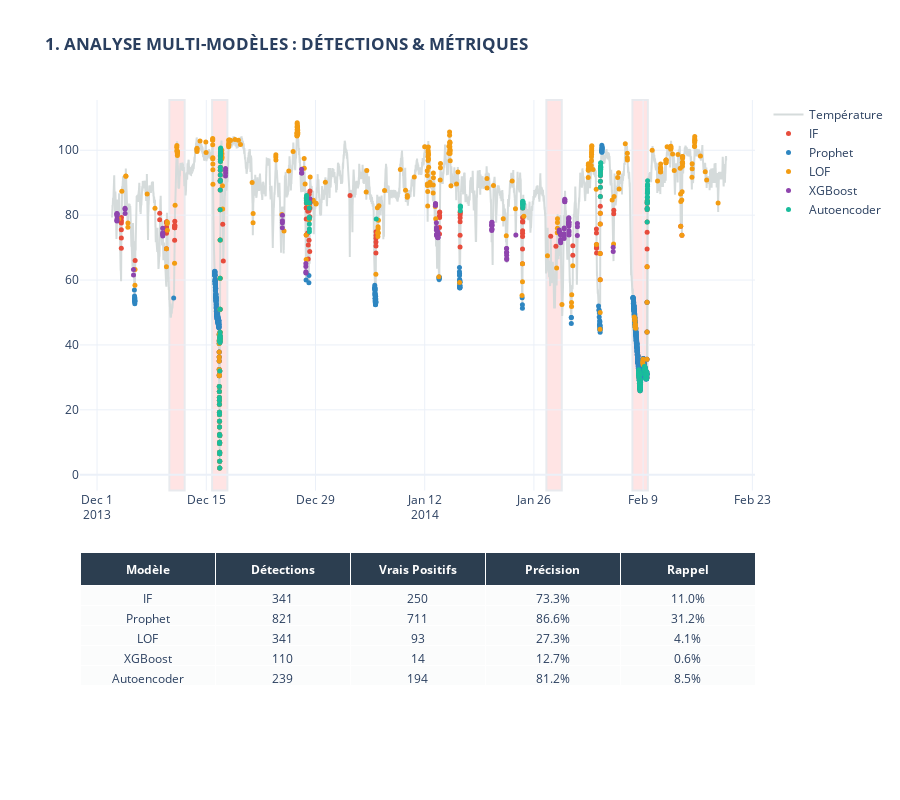
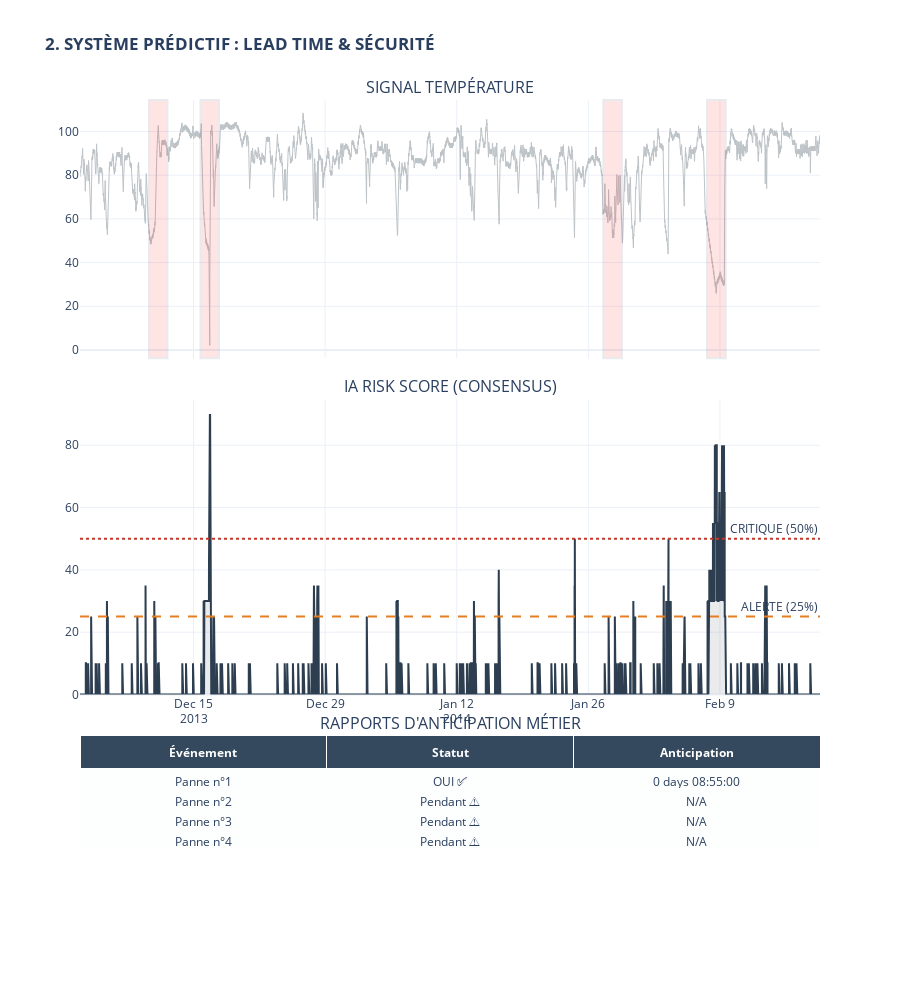

The notebook cell saved with these charts, in order:
### Code cell
import pandas as pd
import numpy as np
import plotly.graph_objects as go
from plotly.subplots import make_subplots
from sklearn.preprocessing import StandardScaler
from sklearn.ensemble import IsolationForest
from sklearn.neighbors import LocalOutlierFactor
from prophet import Prophet
import xgboost as xgb
import matplotlib.pyplot as plt
from matplotlib_venn import venn3
from datetime import timedelta
import warnings

# --- SÉCURITÉ TENSORFLOW ---
# Vérifie si TensorFlow est installé pour entraîner un autoencoder.
# HAS_TF permet d’activer ou désactiver cette partie du code

HAS_TF = False
try:
    from tensorflow.keras.models import Sequential
    from tensorflow.keras.layers import Dense, Input
    HAS_TF = True
except:
    pass

warnings.filterwarnings('ignore')


# 1️⃣ PRÉPARATION DES DONNÉES

url = "https://raw.githubusercontent.com/numenta/NAB/master/data/realKnownCause/machine_temperature_system_failure.csv"
df = pd.read_csv(url, parse_dates=["timestamp"]).sort_values("timestamp").reset_index(drop=True)

ground_truth = [
    ("2013-12-10 06:25:00", "2013-12-12 05:35:00"), # Arrêt programmé
    ("2013-12-15 17:50:00", "2013-12-17 17:00:00"), # Panne capteur
    ("2014-01-27 14:15:00", "2014-01-29 13:45:00"), # Anomalie subtile
    ("2014-02-07 14:55:00", "2014-02-09 14:40:00")  # Panne critique
]

# Crée une colonne is_real_anomaly = 1 si la période est une anomalie connue, sinon 0.
# Sert de référence pour calculer précision et rappel des modèles.

df['is_real_anomaly'] = 0
for start, end in ground_truth:
    df.loc[(df['timestamp'] >= start) & (df['timestamp'] <= end), 'is_real_anomaly'] = 1

# Feature engeneering :
# hour → heure de la journée
# roll_mean → moyenne mobile sur 12 points
# roll_std → écart-type mobile sur 12 points
# temp_velocity → vitesse de variation de la température
# df_clean → supprime les lignes avec NaN
# Ces features permettent aux modèles d’avoir plus d’information sur le comportement temporel.

df["hour"] = df["timestamp"].dt.hour
df["roll_mean"] = df["value"].rolling(12).mean()
df["roll_std"] = df["value"].rolling(12).std()
df["temp_velocity"] = df["value"].diff().fillna(0)
df_clean = df.dropna().copy().reset_index(drop=True)



# 2️⃣ MODÉLISATION

scaler = StandardScaler()
features = ["value", "roll_mean", "roll_std", "temp_velocity", "hour"]
X_scaled = scaler.fit_transform(df_clean[features])
contam = 0.015

# Permet de lisser les anomalies sur plusieurs points
# Si une anomalie apparaît au moins window fois consécutives, on la considère persistante.

def apply_persistence(series, window=6):
    return (series.rolling(window=window).sum() >= window).astype(int)

# Isolation Forest, LOF & Prophet
# Détection d’anomalies non supervisée :
# IF → isole les points “étranges” dans les données
# LOF → compare densité locale pour identifier les points isolés
# Prophet est un modèle saisonnier pour séries temporelles.
# Ici, une anomalie est en dehors de l’intervalle de confiance (yhat_lower, yhat_upper).

df_clean["IF_anomaly"] = (IsolationForest(contamination=contam, random_state=42).fit_predict(X_scaled) == -1).astype(int)
df_clean["LOF_anomaly"] = (LocalOutlierFactor(n_neighbors=30, contamination=contam).fit_predict(X_scaled) == -1).astype(int)
m = Prophet(interval_width=0.98, daily_seasonality=True, weekly_seasonality=True).fit(df_clean[["timestamp","value"]].rename(columns={"timestamp":"ds","value":"y"}))
fc = m.predict(df_clean[["timestamp","value"]].rename(columns={"timestamp":"ds","value":"y"}))
df_clean["Prophet_anomaly"] = ((df_clean["value"] > fc["yhat_upper"].values) | (df_clean["value"] < fc["yhat_lower"].values)).astype(int)

# XGBoost
# XGBoost prédit la valeur normale.
# Si l’erreur prédiction > seuil (basé sur percentile), c’est une anomalie.
# On applique persistence pour lisser les détections.

reg = xgb.XGBRegressor(n_estimators=100).fit(df_clean[["roll_mean", "roll_std", "temp_velocity", "hour"]], df_clean["value"])
xgb_err = np.abs(df_clean["value"] - reg.predict(df_clean[["roll_mean", "roll_std", "temp_velocity", "hour"]])).rolling(12).mean().fillna(0)
df_clean["XGBoost_anomaly"] = apply_persistence((xgb_err > np.percentile(xgb_err, 100*(1-contam))).astype(int))

# Autoencoder (Deep Learning)
# Autoencoder reconstruit les features normales.
# Erreur de reconstruction élevée → anomalie.
# Lissage via rolling et persistence.

df_clean["AE_anomaly"] = 0
if HAS_TF:
    ae = Sequential([Input(shape=(len(features),)), Dense(16, activation='relu'), Dense(8, activation='relu'), Dense(16, activation='relu'), Dense(len(features), activation='linear')])
    ae.compile(optimizer='adam', loss='mse')
    ae.fit(X_scaled[df_clean['is_real_anomaly']==0], X_scaled[df_clean['is_real_anomaly']==0], epochs=20, verbose=0)
    ae_mse = np.mean(np.power(X_scaled - ae.predict(X_scaled), 2), axis=1)
    ae_smooth = pd.Series(ae_mse).rolling(12).mean().fillna(0).values
    df_clean["AE_anomaly"] = apply_persistence(pd.Series((ae_smooth > np.percentile(ae_smooth, 100*(1-contam))).astype(int)))

# IA Risk Score consolidé
# Combine les détections pour créer un score unique de risque
# Poids différents selon la fiabilité du modèle.

w = {'Prophet': 0.30, 'IF': 0.25, 'AE': 0.25, 'XGB': 0.10, 'LOF': 0.10} if HAS_TF else {'Prophet': 0.35, 'IF': 0.30, 'XGB': 0.20, 'LOF': 0.15}
df_clean['risk_score'] = (
    df_clean['Prophet_anomaly']*w.get('Prophet',0) + 
    df_clean['IF_anomaly']*w.get('IF',0) + 
    df_clean['XGBoost_anomaly']*w.get('XGB',0) + 
    df_clean['AE_anomaly']*w.get('AE',0) +
    df_clean['LOF_anomaly']*w.get('LOF',0)
) * 100


# =================================================================
# 3️⃣ VISUEL 1 : MONITORING INTEGRÉ & TABLEAU COMPLET (ACC + REC)
# =================================================================
fig1 = make_subplots(rows=2, cols=1, specs=[[{"type": "scatter"}], [{"type": "table"}]], row_heights=[0.7, 0.3], vertical_spacing=0.1)

fig1.add_trace(go.Scatter(x=df_clean['timestamp'], y=df_clean['value'], name='Température', line=dict(color='#D5DBDB')), row=1, col=1)
for start, end in ground_truth:
    fig1.add_vrect(x0=start, x1=end, fillcolor="red", opacity=0.1, layer="below", row=1, col=1)

# Couleurs et points pour CHAQUE modèle (incluant AE et LOF)
colors = {'IF_anomaly': '#E74C3C', 'Prophet_anomaly': '#2E86C1', 'XGBoost_anomaly': '#8E44AD', 'LOF_anomaly': '#F39C12', 'AE_anomaly': '#1ABC9C'}
models_list = [('IF', 'IF_anomaly'), ('Prophet', 'Prophet_anomaly'), ('LOF', 'LOF_anomaly'), ('XGBoost', 'XGBoost_anomaly')]
if HAS_TF: models_list.append(('Autoencoder', 'AE_anomaly'))

for name, col in models_list:
    m_df = df_clean[df_clean[col]==1]
    fig1.add_trace(go.Scatter(x=m_df['timestamp'], y=m_df['value'], mode='markers', name=name, marker=dict(color=colors[col], size=5)), row=1, col=1)

# Statistiques détaillées (Précision & Rappel)
actual_anomalies_count = df_clean['is_real_anomaly'].sum()
metrics = []
for name, col in models_list:
    tdet = df_clean[col].sum()
    hits = df_clean[(df_clean[col]==1) & (df_clean['is_real_anomaly']==1)].shape[0]
    metrics.append([name, int(tdet), int(hits), f"{(hits/tdet*100 if tdet>0 else 0):.1f}%", f"{(hits/actual_anomalies_count*100 if actual_anomalies_count>0 else 0):.1f}%"])

perf_tab = pd.DataFrame(metrics, columns=["Modèle", "Détections", "Vrais Positifs", "Précision", "Rappel"])
fig1.add_trace(go.Table(header=dict(values=[f"<b>{c}</b>" for c in perf_tab.columns], fill_color='#2C3E50', font=dict(color='white')),
                        cells=dict(values=[perf_tab[c] for c in perf_tab.columns], fill_color='#FBFCFC')), row=2, col=1)
fig1.update_layout(height=800, title="<b>1. ANALYSE MULTI-MODÈLES : DÉTECTIONS & MÉTRIQUES</b>", template="plotly_white")
fig1.show()

# =================================================================
# 4️⃣ VISUEL 2 : DASHBOARD DÉCISIONNEL (SIGNAL + IA SCORE)
# =================================================================
THRESHOLD_ALERTE = 25 
THRESHOLD_CRITIQUE = 50 

event_results = []
for i, (start, end) in enumerate(ground_truth):
    s_dt = pd.to_datetime(start)
    look = df_clean[(df_clean['timestamp'] >= s_dt - timedelta(hours=24)) & (df_clean['timestamp'] < s_dt)]
    alerts = look[look['risk_score'] >= THRESHOLD_ALERTE]
    status = "OUI ✅" if not alerts.empty else ("Pendant ⚠️" if df_clean[(df_clean['timestamp'] >= start) & (df_clean['timestamp'] <= pd.to_datetime(end))]['risk_score'].max() >= THRESHOLD_ALERTE else "NON ❌")
    lt = f"{s_dt - alerts['timestamp'].iloc[0]}" if not alerts.empty else "N/A"
    event_results.append([f"Panne n°{i+1}", status, lt])

fig2 = make_subplots(rows=3, cols=1, shared_xaxes=True, vertical_spacing=0.05, 
                    specs=[[{"type": "scatter"}], [{"type": "scatter"}], [{"type": "table"}]], 
                    row_heights=[0.35, 0.40, 0.25], subplot_titles=("SIGNAL TEMPÉRATURE", "IA RISK SCORE (CONSENSUS)", "RAPPORTS D'ANTICIPATION MÉTIER"))

fig2.add_trace(go.Scatter(x=df_clean['timestamp'], y=df_clean['value'], name='Signal', line=dict(color='#BDC3C7', width=1)), row=1, col=1)
for start, end in ground_truth: fig2.add_vrect(x0=start, x1=end, fillcolor="red", opacity=0.1, row=1, col=1)

fig2.add_trace(go.Scatter(x=df_clean['timestamp'], y=df_clean['risk_score'], name='IA Score', line=dict(color='#2C3E50', width=2), fill='tozeroy', fillcolor='rgba(44, 62, 80, 0.1)'), row=2, col=1)
fig2.add_hline(y=THRESHOLD_ALERTE, line_dash="dash", line_color="#E67E22", annotation_text="ALERTE (25%)", row=2, col=1)
fig2.add_hline(y=THRESHOLD_CRITIQUE, line_dash="dot", line_color="#C0392B", annotation_text="CRITIQUE (50%)", row=2, col=1)

perf_df = pd.DataFrame(event_results, columns=["Événement", "Statut", "Anticipation"])
fig2.add_trace(go.Table(header=dict(values=[f"<b>{c}</b>" for c in perf_df.columns], fill_color='#34495E', font=dict(color='white')),
                        cells=dict(values=[perf_df[c] for c in perf_df.columns], fill_color='#FDFEFE')), row=3, col=1)

fig2.update_layout(height=1000, title_text="<b>2. SYSTÈME PRÉDICTIF : LEAD TIME & SÉCURITÉ</b>", template="plotly_white", showlegend=False)
fig2.show()

# =================================================================
# 5️⃣ VISUEL 3 : VENN DIAGRAM (CONCORDANCE DES EXPERTS)
# =================================================================
plt.figure(figsize=(8, 5))
venn3([set(df_clean.index[df_clean["IF_anomaly"]==1]),
       set(df_clean.index[df_clean["Prophet_anomaly"]==1]),
       set(df_clean.index[df_clean["AE_anomaly"]==1])],
      ('IF', 'Prophet', 'Autoencoder'))
plt.title("Concordance des experts (IF vs Prophet vs AE)")
plt.show()

### Figure 1 — Plotly figure (JSON) as saved in the notebook; plotly's stock layout.template omitted (floating-point values rounded to 4 significant figures; data arrays with more than 128 entries replaced by an {"elided": "..."} marker saying what was removed)
{"data": [{"line": {"color": "#D5DBDB"}, "name": "Température", "type": "scatter", "x": {"elided": "22684 str values"}, "xaxis": "x", "y": {"elided": "22684 float values"}, "yaxis": "y"}, {"marker": {"color": "#E74C3C", "size": 5}, "mode": "markers", "name": "IF", "type": "scatter", "x": {"elided": "341 str values"}, "xaxis": "x", "y": {"elided": "341 float values"}, "yaxis": "y"}, {"marker": {"color": "#2E86C1", "size": 5}, "mode": "markers", "name": "Prophet", "type": "scatter", "x": {"elided": "821 str values"}, "xaxis": "x", "y": {"elided": "821 float values"}, "yaxis": "y"}, {"marker": {"color": "#F39C12", "size": 5}, "mode": "markers", "name": "LOF", "type": "scatter", "x": {"elided": "341 str values"}, "xaxis": "x", "y": {"elided": "341 float values"}, "yaxis": "y"}, {"marker": {"color": "#8E44AD", "size": 5}, "mode": "markers", "name": "XGBoost", "type": "scatter", "x": ["2013-12-03T13:00:00.000000000", "2013-12-03T13:05:00.000000000", "2013-12-03T13:10:00.000000000", "2013-12-03T13:15:00.000000000", "2013-12-03T13:20:00.000000000", "2013-12-03T13:25:00.000000000", "2013-12-03T13:30:00.000000000", "2013-12-03T13:35:00.000000000", "2013-12-04T14:05:00.000000000", "2013-12-04T14:10:00.000000000", "2013-12-04T14:15:00.000000000", "2013-12-05T16:05:00.000000000", "2013-12-05T16:10:00.000000000", "2013-12-09T09:50:00.000000000", "2013-12-09T09:55:00.000000000", "2013-12-09T10:00:00.000000000", "2013-12-09T10:05:00.000000000", "2013-12-09T10:10:00.000000000", "2013-12-17T11:10:00.000000000", "2013-12-17T11:15:00.000000000", "2013-12-17T11:20:00.000000000", "2013-12-17T11:25:00.000000000", "2013-12-24T18:05:00.000000000", "2013-12-24T18:10:00.000000000", "2013-12-24T18:15:00.000000000", "2013-12-24T18:20:00.000000000", "2013-12-27T05:25:00.000000000", "2013-12-27T05:30:00.000000000", "2013-12-27T05:35:00.000000000", "2013-12-27T18:20:00.000000000", "2013-12-27T18:25:00.000000000", "2013-12-27T18:30:00.000000000", "2013-12-27T18:35:00.000000000", "2013-12-28T06:50:00.000000000", "2013-12-28T06:55:00.000000000", "2014-01-13T09:00:00.000000000", "2014-01-13T09:05:00.000000000", "2014-01-13T09:10:00.000000000", "2014-01-13T09:15:00.000000000", "2014-01-13T09:20:00.000000000", "2014-01-13T12:00:00.000000000", "2014-01-13T12:05:00.000000000", "2014-01-13T12:10:00.000000000", "2014-01-13T12:15:00.000000000", "2014-01-13T12:20:00.000000000", "2014-01-13T12:25:00.000000000", "2014-01-13T12:30:00.000000000", "2014-01-13T16:05:00.000000000", "2014-01-13T16:10:00.000000000", "2014-01-13T16:15:00.000000000", "2014-01-13T16:20:00.000000000", "2014-01-13T16:25:00.000000000", "2014-01-13T16:30:00.000000000", "2014-01-13T16:35:00.000000000", "2014-01-20T14:15:00.000000000", "2014-01-20T14:20:00.000000000", "2014-01-20T14:25:00.000000000", "2014-01-20T14:30:00.000000000", "2014-01-20T14:35:00.000000000", "2014-01-20T14:40:00.000000000", "2014-01-20T14:45:00.000000000", "2014-01-20T14:50:00.000000000", "2014-01-20T14:55:00.000000000", "2014-01-22T11:50:00.000000000", "2014-01-22T11:55:00.000000000", "2014-01-22T12:00:00.000000000", "2014-01-22T12:05:00.000000000", "2014-01-22T12:10:00.000000000", "2014-01-22T12:15:00.000000000", "2014-01-22T12:20:00.000000000", "2014-01-23T16:25:00.000000000", "2014-01-29T06:00:00.000000000", "2014-01-29T06:05:00.000000000", "2014-01-29T06:10:00.000000000", "2014-01-29T09:50:00.000000000", "2014-01-29T09:55:00.000000000", "2014-01-29T10:00:00.000000000", "2014-01-29T10:05:00.000000000", "2014-01-29T10:10:00.000000000", "2014-01-29T10:15:00.000000000", "2014-01-29T10:20:00.000000000", "2014-01-29T20:50:00.000000000", "2014-01-29T20:55:00.000000000", "2014-01-29T21:00:00.000000000", "2014-01-29T21:05:00.000000000", "2014-01-29T21:10:00.000000000", "2014-01-29T22:50:00.000000000", "2014-01-29T22:55:00.000000000", "2014-01-29T23:00:00.000000000", "2014-01-29T23:05:00.000000000", "2014-01-30T10:45:00.000000000", "2014-01-30T10:50:00.000000000", "2014-01-30T10:55:00.000000000", "2014-01-30T11:00:00.000000000", "2014-01-30T11:05:00.000000000", "2014-01-30T11:10:00.000000000", "2014-01-30T11:15:00.000000000", "2014-01-30T11:20:00.000000000", "2014-01-30T11:25:00.000000000", "2014-01-30T11:30:00.000000000", "2014-01-30T11:35:00.000000000", "2014-01-30T11:40:00.000000000", "2014-01-30T11:45:00.000000000", "2014-01-30T11:50:00.000000000", "2014-01-30T11:55:00.000000000", "2014-01-31T13:40:00.000000000", "2014-01-31T13:45:00.000000000", "2014-01-31T13:50:00.000000000", "2014-02-05T03:50:00.000000000", "2014-02-05T03:55:00.000000000"], "xaxis": "x", "y": [78.22, 78.35, 80.12, 80.49, 78.81, 80.44, 79.7, 80.18, 82.14, 81.82, 80.49, 63.28, 61.58, 75.98, 74.61, 74.2, 74.05, 73.59, 92.07, 93.75, 94.39, 92.97, 76.12, 77.69, 78.31, 79.97, 94.16, 93.02, 92.96, 64.2, 65.1, 62.58, 62.21, 83.84, 85.07, 83.37, 82.98, 83.3, 83.57, 83.21, 77.69, 75.77, 75.33, 76.23, 74.03, 73.94, 73.69, 74.13, 73.89, 74.91, 73.7, 73.0, 73.13, 73.09, 75.28, 76.88, 75.55, 77.73, 77.22, 76.76, 76.82, 77.8, 75.77, 69.73, 69.73, 68.4, 68.6, 67.67, 66.37, 66.61, 73.9, 74.84, 74.97, 75.44, 73.97, 74.08, 74.23, 74.24, 72.05, 71.5, 72.46, 72.83, 74.26, 73.55, 76.06, 75.79, 84.15, 84.88, 84.23, 84.64, 77.33, 78.62, 77.82, 77.28, 77.96, 79.22, 79.02, 77.02, 77.73, 77.11, 77.85, 76.55, 74.66, 75.19, 73.87, 73.74, 76.44, 77.44, 70.08, 68.82], "yaxis": "y"}, {"marker": {"color": "#1ABC9C", "size": 5}, "mode": "markers", "name": "Autoencoder", "type": "scatter", "x": {"elided": "239 str values"}, "xaxis": "x", "y": {"elided": "239 float values"}, "yaxis": "y"}, {"cells": {"fill": {"color": "#FBFCFC"}, "values": [["IF", "Prophet", "LOF", "XGBoost", "Autoencoder"], [341, 821, 341, 110, 239], [250, 711, 93, 14, 194], ["73.3%", "86.6%", "27.3%", "12.7%", "81.2%"], ["11.0%", "31.2%", "4.1%", "0.6%", "8.5%"]]}, "domain": {"x": [0, 1], "y": [0, 0.27]}, "header": {"fill": {"color": "#2C3E50"}, "font": {"color": "white"}, "values": ["<b>Modèle</b>", "<b>Détections</b>", "<b>Vrais Positifs</b>", "<b>Précision</b>", "<b>Rappel</b>"]}, "type": "table"}], "layout": {"height": 800, "shapes": [{"fillcolor": "red", "layer": "below", "opacity": 0.1, "type": "rect", "x0": "2013-12-10 06:25:00", "x1": "2013-12-12 05:35:00", "xref": "x", "y0": 0, "y1": 1, "yref": "y domain"}, {"fillcolor": "red", "layer": "below", "opacity": 0.1, "type": "rect", "x0": "2013-12-15 17:50:00", "x1": "2013-12-17 17:00:00", "xref": "x", "y0": 0, "y1": 1, "yref": "y domain"}, {"fillcolor": "red", "layer": "below", "opacity": 0.1, "type": "rect", "x0": "2014-01-27 14:15:00", "x1": "2014-01-29 13:45:00", "xref": "x", "y0": 0, "y1": 1, "yref": "y domain"}, {"fillcolor": "red", "layer": "below", "opacity": 0.1, "type": "rect", "x0": "2014-02-07 14:55:00", "x1": "2014-02-09 14:40:00", "xref": "x", "y0": 0, "y1": 1, "yref": "y domain"}], "title": {"text": "<b>1. ANALYSE MULTI-MODÈLES : DÉTECTIONS & MÉTRIQUES</b>"}, "xaxis": {"anchor": "y", "domain": [0, 1]}, "yaxis": {"anchor": "x", "domain": [0.37, 1]}}}

### Figure 2 — Plotly figure (JSON) as saved in the notebook; plotly's stock layout.template omitted (floating-point values rounded to 4 significant figures; data arrays with more than 128 entries replaced by an {"elided": "..."} marker saying what was removed)
{"data": [{"line": {"color": "#BDC3C7", "width": 1}, "name": "Signal", "type": "scatter", "x": {"elided": "22684 str values"}, "xaxis": "x", "y": {"elided": "22684 float values"}, "yaxis": "y"}, {"fill": "tozeroy", "fillcolor": "rgba(44, 62, 80, 0.1)", "line": {"color": "#2C3E50", "width": 2}, "name": "IA Score", "type": "scatter", "x": {"elided": "22684 str values"}, "xaxis": "x2", "y": {"elided": "22684 float values"}, "yaxis": "y2"}, {"cells": {"fill": {"color": "#FDFEFE"}, "values": [["Panne n°1", "Panne n°2", "Panne n°3", "Panne n°4"], ["OUI ✅", "Pendant ⚠️", "Pendant ⚠️", "Pendant ⚠️"], ["0 days 08:55:00", "N/A", "N/A", "N/A"]]}, "domain": {"x": [0, 1], "y": [0, 0.225]}, "header": {"fill": {"color": "#34495E"}, "font": {"color": "white"}, "values": ["<b>Événement</b>", "<b>Statut</b>", "<b>Anticipation</b>"]}, "type": "table"}], "layout": {"annotations": [{"font": {"size": 16}, "showarrow": false, "text": "SIGNAL TEMPÉRATURE", "x": 0.5, "xanchor": "center", "xref": "paper", "y": 1, "yanchor": "bottom", "yref": "paper"}, {"font": {"size": 16}, "showarrow": false, "text": "IA RISK SCORE (CONSENSUS)", "x": 0.5, "xanchor": "center", "xref": "paper", "y": 0.635, "yanchor": "bottom", "yref": "paper"}, {"font": {"size": 16}, "showarrow": false, "text": "RAPPORTS D'ANTICIPATION MÉTIER", "x": 0.5, "xanchor": "center", "xref": "paper", "y": 0.225, "yanchor": "bottom", "yref": "paper"}, {"showarrow": false, "text": "ALERTE (25%)", "x": 1, "xanchor": "right", "xref": "x2 domain", "y": 25, "yanchor": "bottom", "yref": "y2"}, {"showarrow": false, "text": "CRITIQUE (50%)", "x": 1, "xanchor": "right", "xref": "x2 domain", "y": 50, "yanchor": "bottom", "yref": "y2"}], "height": 1000, "shapes": [{"fillcolor": "red", "opacity": 0.1, "type": "rect", "x0": "2013-12-10 06:25:00", "x1": "2013-12-12 05:35:00", "xref": "x", "y0": 0, "y1": 1, "yref": "y domain"}, {"fillcolor": "red", "opacity": 0.1, "type": "rect", "x0": "2013-12-15 17:50:00", "x1": "2013-12-17 17:00:00", "xref": "x", "y0": 0, "y1": 1, "yref": "y domain"}, {"fillcolor": "red", "opacity": 0.1, "type": "rect", "x0": "2014-01-27 14:15:00", "x1": "2014-01-29 13:45:00", "xref": "x", "y0": 0, "y1": 1, "yref": "y domain"}, {"fillcolor": "red", "opacity": 0.1, "type": "rect", "x0": "2014-02-07 14:55:00", "x1": "2014-02-09 14:40:00", "xref": "x", "y0": 0, "y1": 1, "yref": "y domain"}, {"line": {"color": "#E67E22", "dash": "dash"}, "type": "line", "x0": 0, "x1": 1, "xref": "x2 domain", "y0": 25, "y1": 25, "yref": "y2"}, {"line": {"color": "#C0392B", "dash": "dot"}, "type": "line", "x0": 0, "x1": 1, "xref": "x2 domain", "y0": 50, "y1": 50, "yref": "y2"}], "showlegend": false, "title": {"text": "<b>2. SYSTÈME PRÉDICTIF : LEAD TIME & SÉCURITÉ</b>"}, "xaxis": {"anchor": "y", "domain": [0, 1], "matches": "x2", "showticklabels": false}, "xaxis2": {"anchor": "y2", "domain": [0, 1]}, "yaxis": {"anchor": "x", "domain": [0.685, 1]}, "yaxis2": {"anchor": "x2", "domain": [0.275, 0.635]}}}
